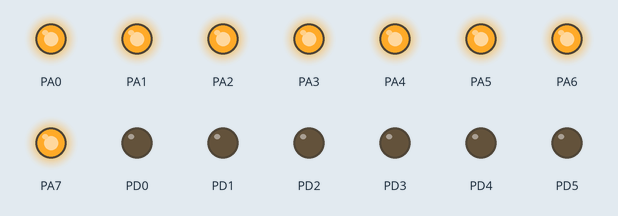
A program run on a simulated ATmega32, built with avr-gcc and emulated at 1 MHz. Parts: output pins drawn as LEDs (lit = HIGH). At 1.5 s the program stops and its outputs stay as they are.

Above: at 0.1 s.
Timing chart, 0 to 1.6 s (numbered marks = the images above):
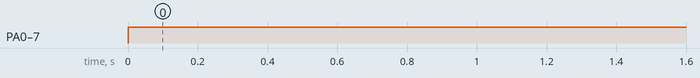

The program:

main.c
```c
/*
 * AvrPractice.c
 *
 * Created: 19-Jun-22 7:57:55 PM
 * Author : Hasan Masum
 */

#include <avr/io.h>
#define F_CPU 1000000 // Clock Frequency
#include <util/delay.h>

int main(void){
	DDRA = 0xFF;
	DDRD = 0xFF;


	while(1){
		PORTA = 0xFF;
		PORTD = 0;
		_delay_ms(500);
	}
}

/*
int main(void){
	DDRA = 0xFF;
	DDRD = 0xFF;

	uint8_t c = 1;

	while(1){

		if(c){
			c=0;
			PORTA = 0xFF;
			PORTD = 0;
		}else{
			c=1;
			PORTA = 0;
			PORTD = 0;
		}
		_delay_ms(500);
	}
}*/

/*int main(void)
{
	DDRB = 0x01; // SET PB0 to output

	uint8_t c = 1;

    while(1)
    {
	    PORTB = c;
	    if(c)c=0;
	    else c=1;
	    _delay_ms(1000);
    }

}*/
```

Measured:
- by itself, PA0–7: LOW → HIGH at 0.00 s
